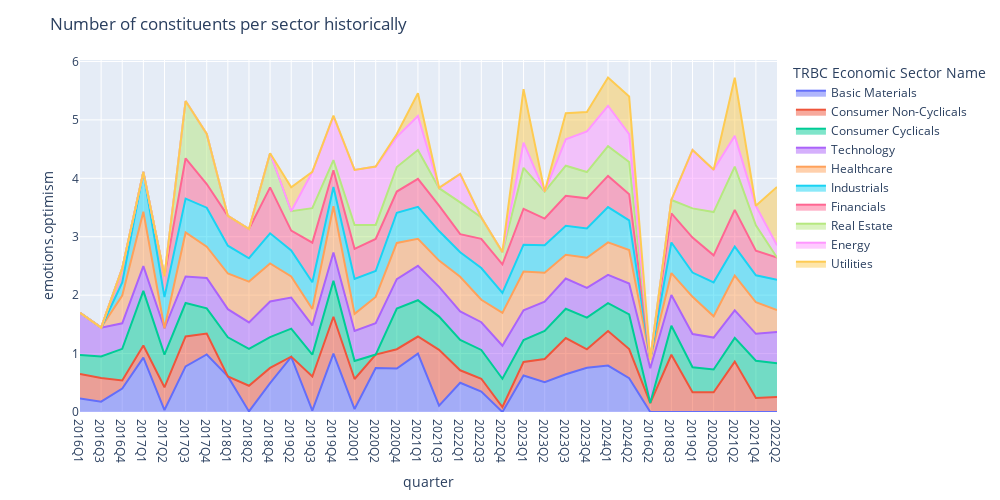

Source (notebook cell):
### Markdown cell above
As expected, the technology sector is the primary driver of AI development and the most optimistic about it. Companies in consumer cyclical, healthcare, financials, and industrials are also highly optimistic, while the utilities and energy sectors are the least enthusiastic about AI. While you can experiment with various emotions and sentiments here, below we demonstarte an area plot to show how the emotions/sentiments across different sectors evolved over time.

### Code cell
plot_sector_area_trend(events_by_sector, 'emotions.optimism')

### Figure 1 — Plotly figure (JSON) as saved in the notebook; plotly's stock layout.template omitted (floating-point values rounded to 4 significant figures)
{"data": [{"fillpattern": {"shape": ""}, "hovertemplate": "TRBC Economic Sector Name=Basic Materials<br>quarter=%{x}<br>emotions.optimism=%{y}<extra></extra>", "legendgroup": "Basic Materials", "line": {"color": "#636efa"}, "marker": {"symbol": "circle"}, "mode": "lines", "name": "Basic Materials", "orientation": "v", "showlegend": true, "stackgroup": "1", "type": "scatter", "x": ["2016Q1", "2016Q3", "2016Q4", "2017Q1", "2017Q2", "2017Q3", "2017Q4", "2018Q1", "2018Q2", "2018Q4", "2019Q2", "2019Q3", "2019Q4", "2020Q1", "2020Q2", "2020Q4", "2021Q1", "2021Q3", "2022Q1", "2022Q3", "2022Q4", "2023Q1", "2023Q2", "2023Q3", "2023Q4", "2024Q1", "2024Q2"], "xaxis": "x", "y": [0.2314, 0.1775, 0.4, 0.93, 0.03333, 0.78, 0.985, 0.61, 0.01, 0.495, 0.9425, 0.025, 1, 0.05, 0.7533, 0.745, 1, 0.11, 0.5, 0.35, 0, 0.625, 0.51, 0.6459, 0.7575, 0.7956, 0.5783], "yaxis": "y"}, {"fillpattern": {"shape": ""}, "hovertemplate": "TRBC Economic Sector Name=Consumer Non-Cyclicals<br>quarter=%{x}<br>emotions.optimism=%{y}<extra></extra>", "legendgroup": "Consumer Non-Cyclicals", "line": {"color": "#EF553B"}, "marker": {"symbol": "circle"}, "mode": "lines", "name": "Consumer Non-Cyclicals", "orientation": "v", "showlegend": true, "stackgroup": "1", "type": "scatter", "x": ["2016Q1", "2016Q2", "2016Q3", "2016Q4", "2017Q1", "2017Q2", "2017Q3", "2017Q4", "2018Q2", "2018Q3", "2018Q4", "2019Q1", "2019Q2", "2019Q3", "2019Q4", "2020Q1", "2020Q2", "2020Q3", "2020Q4", "2021Q1", "2021Q2", "2021Q3", "2021Q4", "2022Q1", "2022Q2", "2022Q3", "2022Q4", "2023Q1", "2023Q2", "2023Q3", "2023Q4", "2024Q1", "2024Q2"], "xaxis": "x", "y": [0.42, 0.1531, 0.4033, 0.14, 0.2086, 0.39, 0.5133, 0.3578, 0.44, 0.98, 0.26, 0.34, 0.005, 0.5825, 0.63, 0.515, 0.23, 0.3367, 0.33, 0.292, 0.8625, 0.955, 0.24, 0.214, 0.2576, 0.22, 0.085, 0.2318, 0.3978, 0.619, 0.3145, 0.5908, 0.499], "yaxis": "y"}, {"fillpattern": {"shape": ""}, "hovertemplate": "TRBC Economic Sector Name=Consumer Cyclicals<br>quarter=%{x}<br>emotions.optimism=%{y}<extra></extra>", "legendgroup": "Consumer Cyclicals", "line": {"color": "#00cc96"}, "marker": {"symbol": "circle"}, "mode": "lines", "name": "Consumer Cyclicals", "orientation": "v", "showlegend": true, "stackgroup": "1", "type": "scatter", "x": ["2016Q1", "2016Q3", "2016Q4", "2017Q1", "2017Q2", "2017Q3", "2017Q4", "2018Q1", "2018Q2", "2018Q3", "2018Q4", "2019Q1", "2019Q2", "2019Q3", "2019Q4", "2020Q1", "2020Q3", "2020Q4", "2021Q1", "2021Q2", "2021Q3", "2021Q4", "2022Q1", "2022Q2", "2022Q3", "2022Q4", "2023Q1", "2023Q2", "2023Q3", "2023Q4", "2024Q1", "2024Q2"], "xaxis": "x", "y": [0.325, 0.37, 0.5411, 0.935, 0.5587, 0.572, 0.4317, 0.6692, 0.6289, 0.497, 0.5275, 0.426, 0.4786, 0.3743, 0.6162, 0.31, 0.39, 0.696, 0.6212, 0.4064, 0.5679, 0.6383, 0.519, 0.5747, 0.4918, 0.4845, 0.3747, 0.4807, 0.5027, 0.5446, 0.4776, 0.5933], "yaxis": "y"}, {"fillpattern": {"shape": ""}, "hovertemplate": "TRBC Economic Sector Name=Technology<br>quarter=%{x}<br>emotions.optimism=%{y}<extra></extra>", "legendgroup": "Technology", "line": {"color": "#ab63fa"}, "marker": {"symbol": "circle"}, "mode": "lines", "name": "Technology", "orientation": "v", "showlegend": true, "stackgroup": "1", "type": "scatter", "x": ["2016Q1", "2016Q2", "2016Q3", "2016Q4", "2017Q1", "2017Q2", "2017Q3", "2017Q4", "2018Q1", "2018Q2", "2018Q3", "2018Q4", "2019Q1", "2019Q2", "2019Q3", "2019Q4", "2020Q1", "2020Q2", "2020Q3", "2020Q4", "2021Q1", "2021Q2", "2021Q3", "2021Q4", "2022Q1", "2022Q2", "2022Q3", "2022Q4", "2023Q1", "2023Q2", "2023Q3", "2023Q4", "2024Q1", "2024Q2"], "xaxis": "x", "y": [0.7231, 0.5967, 0.4934, 0.4378, 0.4242, 0.4505, 0.4544, 0.5199, 0.481, 0.4554, 0.5248, 0.6101, 0.5682, 0.5328, 0.5005, 0.4847, 0.5123, 0.5356, 0.5472, 0.5026, 0.5881, 0.4716, 0.5089, 0.4603, 0.4878, 0.5379, 0.475, 0.5645, 0.5109, 0.4995, 0.5171, 0.5087, 0.4841, 0.5284], "yaxis": "y"}, {"fillpattern": {"shape": ""}, "hovertemplate": "TRBC Economic Sector Name=Healthcare<br>quarter=%{x}<br>emotions.optimism=%{y}<extra></extra>", "legendgroup": "Healthcare", "line": {"color": "#FFA15A"}, "marker": {"symbol": "circle"}, "mode": "lines", "name": "Healthcare", "orientation": "v", "showlegend": true, "stackgroup": "1", "type": "scatter", "x": ["2016Q2", "2016Q4", "2017Q1", "2017Q2", "2017Q3", "2017Q4", "2018Q1", "2018Q2", "2018Q3", "2018Q4", "2019Q1", "2019Q2", "2019Q3", "2019Q4", "2020Q1", "2020Q2", "2020Q3", "2020Q4", "2021Q1", "2021Q2", "2021Q3", "2021Q4", "2022Q1", "2022Q2", "2022Q3", "2022Q4", "2023Q1", "2023Q2", "2023Q3", "2023Q4", "2024Q1", "2024Q2"], "xaxis": "x", "y": [0.15, 0.4733, 0.93, null, 0.7525, 0.5357, 0.61, 0.6982, 0.3767, 0.6489, 0.6367, 0.3622, 0.2813, 0.7913, 0.2929, 0.45, 0.3645, 0.6209, 0.4624, 0.594, 0.4496, 0.54, 0.5948, 0.3758, 0.3841, 0.5629, 0.6631, 0.4974, 0.4056, 0.5143, 0.5557, 0.5722], "yaxis": "y"}, {"fillpattern": {"shape": ""}, "hovertemplate": "TRBC Economic Sector Name=Industrials<br>quarter=%{x}<br>emotions.optimism=%{y}<extra></extra>", "legendgroup": "Industrials", "line": {"color": "#19d3f3"}, "marker": {"symbol": "circle"}, "mode": "lines", "name": "Industrials", "orientation": "v", "showlegend": true, "stackgroup": "1", "type": "scatter", "x": ["2016Q4", "2017Q1", "2017Q2", "2017Q3", "2017Q4", "2018Q1", "2018Q2", "2018Q3", "2018Q4", "2019Q1", "2019Q2", "2019Q3", "2019Q4", "2020Q1", "2020Q2", "2020Q3", "2020Q4", "2021Q1", "2021Q2", "2021Q3", "2021Q4", "2022Q1", "2022Q2", "2022Q3", "2022Q4", "2023Q1", "2023Q2", "2023Q3", "2023Q4", "2024Q1", "2024Q2"], "xaxis": "x", "y": [0.2267, 0.6812, 0.5339, 0.5803, 0.6673, 0.4761, 0.3991, 0.5229, 0.5168, 0.4156, 0.4456, 0.4585, 0.3293, 0.596, 0.445, 0.5809, 0.516, 0.5469, 0.4971, 0.5059, 0.4613, 0.42, 0.5194, 0.5434, 0.3436, 0.4584, 0.47, 0.4963, 0.5013, 0.6035, 0.5092], "yaxis": "y"}, {"fillpattern": {"shape": ""}, "hovertemplate": "TRBC Economic Sector Name=Financials<br>quarter=%{x}<br>emotions.optimism=%{y}<extra></extra>", "legendgroup": "Financials", "line": {"color": "#FF6692"}, "marker": {"symbol": "circle"}, "mode": "lines", "name": "Financials", "orientation": "v", "showlegend": true, "stackgroup": "1", "type": "scatter", "x": ["2016Q4", "2017Q2", "2017Q3", "2017Q4", "2018Q1", "2018Q2", "2018Q3", "2018Q4", "2019Q1", "2019Q2", "2019Q3", "2019Q4", "2020Q1", "2020Q2", "2020Q3", "2020Q4", "2021Q1", "2021Q2", "2021Q3", "2021Q4", "2022Q1", "2022Q2", "2022Q3", "2022Q4", "2023Q1", "2023Q2", "2023Q3", "2023Q4", "2024Q1", "2024Q2"], "xaxis": "x", "y": [0.24, 0.36, 0.69, 0.405, 0.51, 0.5, 0.498, 0.786, 0.5988, 0.3375, 0.6767, 0.286, 0.5167, 0.5467, 0.4625, 0.3633, 0.48, 0.6286, 0.4333, 0.4219, 0.3089, 0.38, 0.5, 0.488, 0.615, 0.4557, 0.5133, 0.5163, 0.5336, 0.4476], "yaxis": "y"}, {"fillpattern": {"shape": ""}, "hovertemplate": "TRBC Economic Sector Name=Real Estate<br>quarter=%{x}<br>emotions.optimism=%{y}<extra></extra>", "legendgroup": "Real Estate", "line": {"color": "#B6E880"}, "marker": {"symbol": "circle"}, "mode": "lines", "name": "Real Estate", "orientation": "v", "showlegend": true, "stackgroup": "1", "type": "scatter", "x": ["2017Q3", "2017Q4", "2018Q3", "2018Q4", "2019Q1", "2019Q2", "2019Q3", "2019Q4", "2020Q1", "2020Q2", "2020Q3", "2020Q4", "2021Q1", "2021Q2", "2021Q3", "2021Q4", "2022Q1", "2022Q3", "2022Q4", "2023Q1", "2023Q2", "2023Q3", "2023Q4", "2024Q1", "2024Q2"], "xaxis": "x", "y": [0.98, 0.8567, 0.23, 0.585, 0.5, 0.3333, 0.59, 0.174, 0.4062, 0.242, 0.74, 0.42, 0.495, 0.7411, 0.3, 0.4333, 0.5437, 0.3657, 0.2, 0.7006, 0.4604, 0.516, 0.4505, 0.5105, 0.5519], "yaxis": "y"}, {"fillpattern": {"shape": ""}, "hovertemplate": "TRBC Economic Sector Name=Energy<br>quarter=%{x}<br>emotions.optimism=%{y}<extra></extra>", "legendgroup": "Energy", "line": {"color": "#FF97FF"}, "marker": {"symbol": "circle"}, "mode": "lines", "name": "Energy", "orientation": "v", "showlegend": true, "stackgroup": "1", "type": "scatter", "x": ["2019Q1", "2019Q3", "2019Q4", "2020Q1", "2020Q2", "2020Q3", "2020Q4", "2021Q1", "2021Q2", "2021Q3", "2021Q4", "2022Q1", "2022Q2", "2022Q3", "2022Q4", "2023Q1", "2023Q3", "2023Q4", "2024Q1", "2024Q2"], "xaxis": "x", "y": [1, 0.6211, 0.75, 0.945, 1, 0.7244, 0.515, 0.581, 0.5256, 0.006667, 0.3333, 0.4875, 0.2075, 0, 0.01, 0.43, 0.4525, 0.6958, 0.6905, 0.4754], "yaxis": "y"}, {"fillpattern": {"shape": ""}, "hovertemplate": "TRBC Economic Sector Name=Utilities<br>quarter=%{x}<br>emotions.optimism=%{y}<extra></extra>", "legendgroup": "Utilities", "line": {"color": "#FECB52"}, "marker": {"symbol": "circle"}, "mode": "lines", "name": "Utilities", "orientation": "v", "showlegend": true, "stackgroup": "1", "type": "scatter", "x": ["2019Q2", "2019Q4", "2020Q4", "2021Q1", "2021Q2", "2022Q2", "2023Q1", "2023Q3", "2023Q4", "2024Q1", "2024Q2"], "xaxis": "x", "y": [0.41, 0.01, 0.05, 0.39, 0.995, 1, 0.915, 0.447, 0.332, 0.482, 0.6454], "yaxis": "y"}], "layout": {"height": 500, "legend": {"title": {"text": "TRBC Economic Sector Name"}, "tracegroupgap": 0}, "margin": {"t": 60}, "title": {"text": "Number of constituents per sector historically"}, "width": 1000, "xaxis": {"anchor": "y", "autorange": true, "categoryorder": "array", "domain": [0, 1], "range": [0, 33], "title": {"text": "quarter"}, "type": "category"}, "yaxis": {"anchor": "x", "autorange": true, "domain": [0, 1], "range": [0, 6.025], "title": {"text": "emotions.optimism"}, "type": "linear"}}}
